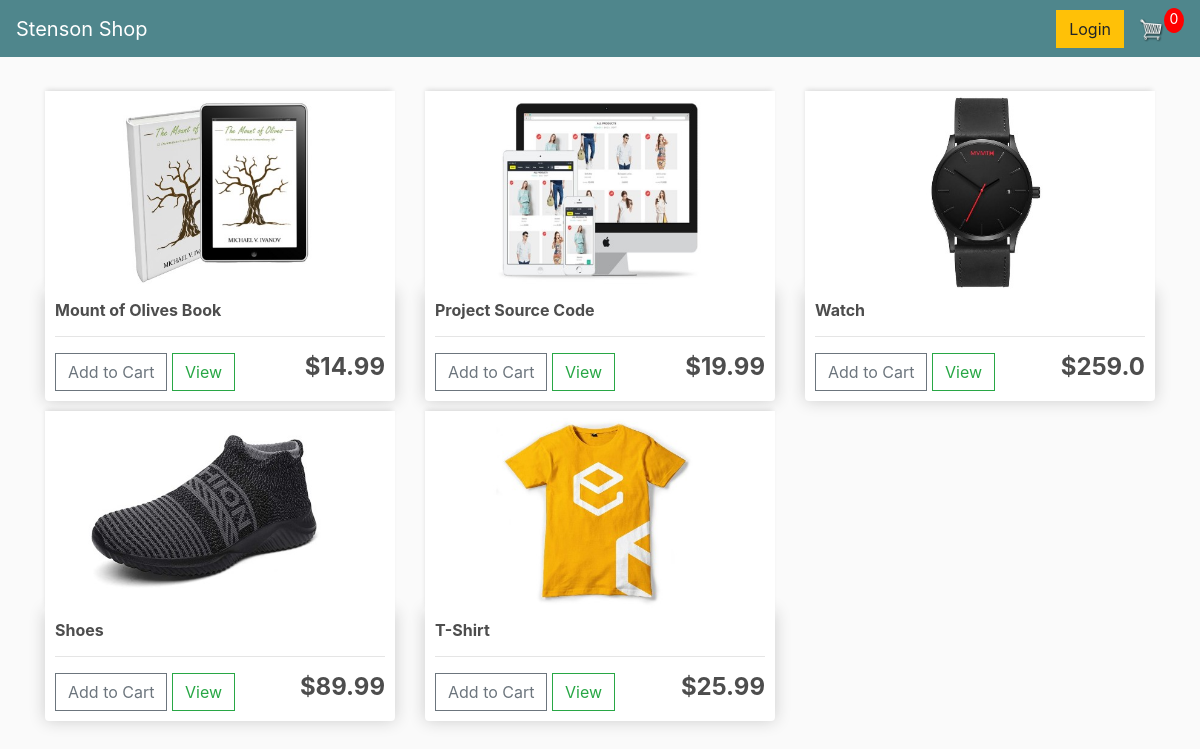
The page / on the database its author committed.
### store/models.py (models this page shows, shortened)
class Product(models.Model):
    name = models.CharField(max_length=200)
    price = models.FloatField()
    digital = models.BooleanField(default=False, null=True, blank=True)
    image = models.ImageField(null=True, blank=True)

### store/views.py (the view)
# urls.py: path('', include('store.urls')),
def store(request):
    data = cartData(request)
    cartItems = data['cartItems']
    order = data['order']
    items = data['items']
    products = Product.objects.all()
    context = {'products': products, 'cartItems': cartItems}
    return render(request, 'store/store.html', context)

### store/utils.py (called while the page is built, shortened)
def cookieCart(request):
    try:
        cart = json.loads(request.COOKIES['cart'])
    except:
        cart = {}
        print('CART:', cart)
    items = []
    order = {'get_cart_total': 0, 'get_cart_items': 0, 'shipping': False}
    cartItems = order['get_cart_items']
    return {'cartItems': cartItems, 'order': order, 'items': items}

def cartData(request):
    if request.user.is_authenticated:
        customer = request.user.customer
        order, created = Order.objects.get_or_create(customer=customer, complete=False)
        items = order.orderitem_set.all()
        cartItems = order.get_cart_items
    else:
        cookieData = cookieCart(request)
        cartItems = cookieData['cartItems']
        order = cookieData['order']
        items = cookieData['items']
    return {'cartItems': cartItems, 'order': order, 'items': items}

### store/Templates/store/store.html (shortened to what this page needs)
{% extends 'store/main.html' %}
{% load static %}
{% block content %}
	<div class="row">
		{% for product in products %}
		<div class="col-lg-4">
		<img class="thumbnail" src="{{product.image.url}}">
		  <div class="box-element product">
			  <h6><strong>{{product.name}}</strong></h6>
			  <hr>
			  <button data-price="{{product.price}}" data-product="{{product.id}}" data-action="add" class="btn btn-outline-secondary add-btn update-cart">Add to Cart</button>
			  <a class="btn btn-outline-success" href="{{product.get_absolute_url}}">View</a>
			  <h4 style="display: inline-block; float: right"><strong>${{product.price}}</strong></h4>
		   </div>
	   </div>
  {% endfor %}
	</div>
{% endblock content %}

### static/css/main.css (style rules this page uses)
body { background-color: hsl(0, 0%, 98%); }
h1,h2,h3,h4,h5,h6 { color:hsl(0, 0%, 30%); }
.box-element { box-shadow:hsl(0, 0%, 80%) 0 0 16px; background-color: #fff; border-radius: 4px; padding: 10px; }
.thumbnail { width: 100%; height: 200px; -webkit-box-shadow: -1px -3px 5px -2px rgba(214,214,214,1); -moz-box-shadow: -1px -3px 5px -2px rgba(214,214,214,1); box-shadow: -1px -3px 5px -2px rgba(214,214,214,1); }
.product { border-radius: 0 0 4px 4px; }
.col-lg-4, .col-lg-6, .col-lg-8, .col-lg-12 { margin-top: 10px; }
.btn { border-radius: 0; }

### rows shown on the page
Product: image (picture), name "Mount of Olives Book", price "14.99"
Product: image (picture), name "Project Source Code", price "19.99"
Product: image (picture), name "Watch", price "259.0"
Product: image (picture), name "Shoes", price "89.99"
Product: image (picture), name "T-Shirt", price "25.99"

### other values the page prints
{{ cartItems }} "0"
